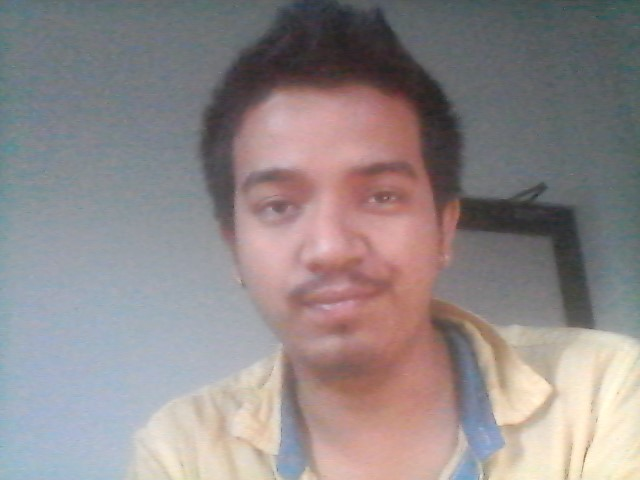
#> input picture face/antispoofing/presentation_tools/real_image.jpg, 640 x 480 px
$ python -i isolate.py   (imports and definitions only)
#> lines starting #> are read from the running program, lines starting #| are printed output that depends on the picture; after the words box and inside, x2 and y2 are one past the last pixel; in counts of white or black regions, pixels touching at a corner belong together
# isolate the id from the image scan
import cv2
from PIL import Image

def write_isolated(image_path, output_path):
#> called with output_path = 'out.png'
    pil_image = Image.open(image_path)
#> pil_image is the input picture: PIL image 640x480 RGB; mean R, G, B 144.9, 136.6, 137
    if pil_image.mode != 'RGB':
        pil_image = pil_image.convert('RGB')
        pil_image.save(image_path)
    image = cv2.imread(image_path)
    gray_image = cv2.cvtColor(image, cv2.COLOR_RGB2GRAY)
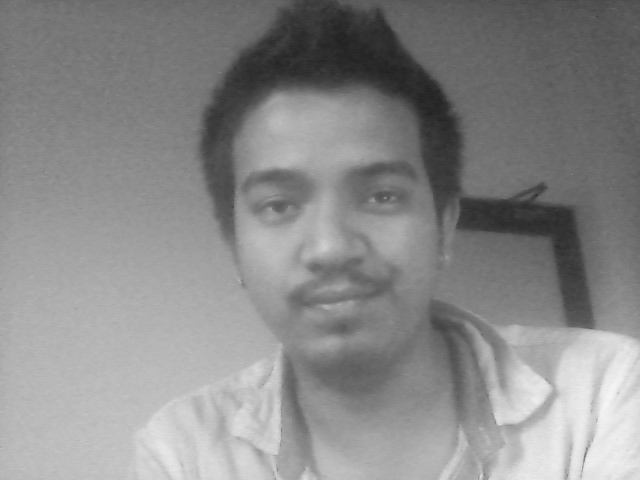
#> gray_image: shape (480, 640); min 33, max 248, mean 137.6
    thresh_img = cv2.threshold(gray_image, 0, 255, cv2.THRESH_BINARY + cv2.THRESH_OTSU)[1]
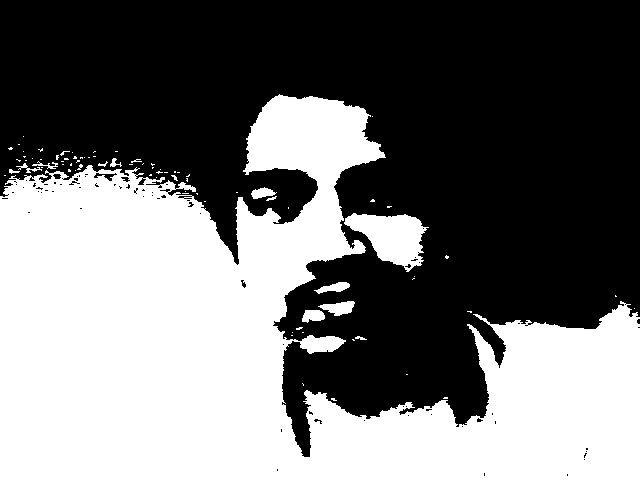
#> thresh_img: shape (480, 640); 44.8% white; 82 white regions (68 under 20 px)
    cnts = cv2.findContours(thresh_img, cv2.RETR_EXTERNAL, cv2.CHAIN_APPROX_SIMPLE)
#> cnts = 82 contours, 73 with area under 20; largest, box (x1, y1, x2, y2) and area: (0, 94, 640, 480) 131936, (344, 213, 429, 272) 2685, (318, 301, 355, 316) 286, (302, 310, 325, 323) 194, (314, 282, 350, 294) 185
    cnts = cnts[0] if len(cnts) == 2 else cnts[1]
    cnts = sorted(cnts, key=cv2.contourArea, reverse=True)[:5]
#> cnts = 5 contours; box (x1, y1, x2, y2) and area: (0, 94, 640, 480) 131936, (344, 213, 429, 272) 2685, (318, 301, 355, 316) 286, (302, 310, 325, 323) 194, (314, 282, 350, 294) 185
    for c in cnts:
        perimeter = cv2.arcLength(c, True)
        approx = cv2.approxPolyDP(c, 0.018 * perimeter, True)
        if len(approx) >= 4:
            x,y,w,h = cv2.boundingRect(c)
            new_img = image[y:y+h,x:x+w]
            cv2.imwrite(output_path, new_img)
            return output_path
#> this loop made 1 pass
#> (perimeter, x, y, w, h) on pass 1: (4078.5, 0, 94, 640, 386)
#> pass 1, in write_isolated, `new_img = image[y:y+h,x:x+w]`:
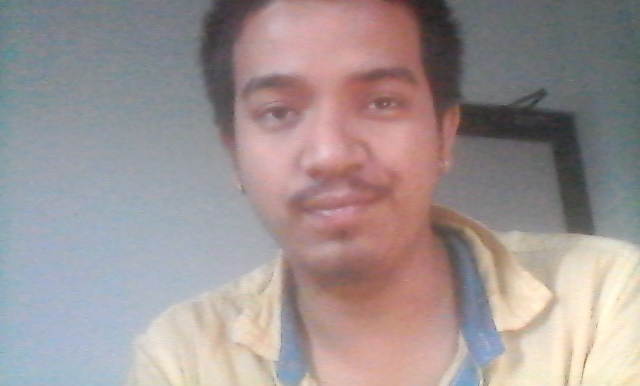
#> new_img: shape (386, 640, 3); mean B, G, R 146.9, 147.2, 158.3
    return None

>>> result = write_isolated('../face/antispoofing/presentation_tools/real_image.jpg', 'out.png')

$ run again, on face/antispoofing/presentation_tools/real_face.jpg
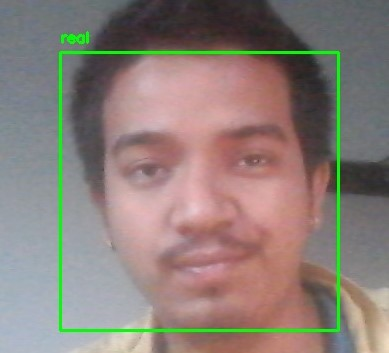
#> input picture face/antispoofing/presentation_tools/real_face.jpg, 389 x 353 px
#> in write_isolated, pil_image is the input picture: PIL image 389x353 RGB; mean R, G, B 139.6, 126.9, 120.9
#> in write_isolated, `thresh_img = cv2.threshold(gray_image, 0, 255, cv2.THRESH_BINARY + cv2..`:
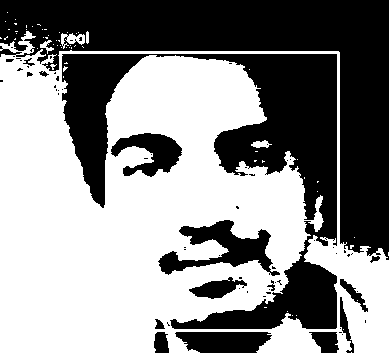
#> thresh_img: shape (353, 389); 54.9% white; 67 black regions (50 under 20 px)
#> in write_isolated, `cnts = cv2.findContours(thresh_img, cv2.RETR_EXTERNAL, cv2.CHAIN_APPRO..`: cnts = 46 contours, 42 with area under 20; largest, box (x1, y1, x2, y2) and area: (0, 31, 389, 353) 103923, (61, 33, 85, 49) 168, (40, 40, 54, 54) 48, (86, 31, 89, 44) 22
#> in write_isolated, `cnts = sorted(cnts, key=cv2.contourArea, reverse=True)[:5]`: cnts = 5 contours, 1 with area under 20; largest, box (x1, y1, x2, y2) and area: (0, 31, 389, 353) 103923, (61, 33, 85, 49) 168, (40, 40, 54, 54) 48, (86, 31, 89, 44) 22
#> the loop in write_isolated, `for c in cnts:` made 1 pass
#> (perimeter, x, y, w, h) on pass 1: (2127.7, 0, 31, 389, 322)
#> pass 1, in write_isolated, `new_img = image[y:y+h,x:x+w]`:
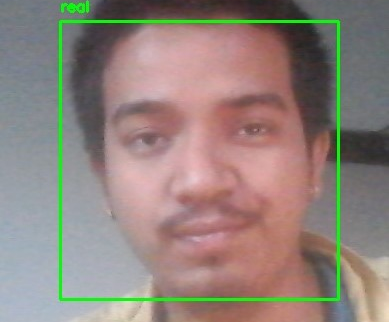
#> new_img: shape (322, 389, 3); mean B, G, R 124.4, 131.3, 145.2

$ run again, on face/antispoofing/presentation_tools/resized_real_face.jpg
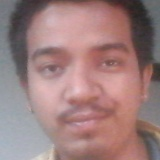
#> input picture face/antispoofing/presentation_tools/resized_real_face.jpg, 160 x 160 px
#> in write_isolated, pil_image is the input picture: PIL image 160x160 RGB; mean R, G, B 157.4, 126.5, 125.7
#> in write_isolated, `thresh_img = cv2.threshold(gray_image, 0, 255, cv2.THRESH_BINARY + cv2..`:
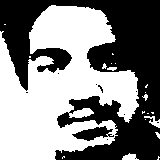
#> thresh_img: shape (160, 160); 52.5% white; 11 black regions (9 under 20 px)
#> in write_isolated, `cnts = cv2.findContours(thresh_img, cv2.RETR_EXTERNAL, cv2.CHAIN_APPRO..`: cnts = 20 contours, 17 with area under 20; largest, box (x1, y1, x2, y2) and area: (0, 5, 139, 160) 12978, (122, 153, 139, 160) 58, (144, 116, 160, 128) 52
#> in write_isolated, `cnts = sorted(cnts, key=cv2.contourArea, reverse=True)[:5]`: cnts = 5 contours, 2 with area under 20; largest, box (x1, y1, x2, y2) and area: (0, 5, 139, 160) 12978, (122, 153, 139, 160) 58, (144, 116, 160, 128) 52
#> the loop in write_isolated, `for c in cnts:` made 1 pass
#> (perimeter, x, y, w, h) on pass 1: (1179.3, 0, 5, 139, 155)
#> pass 1, in write_isolated, `new_img = image[y:y+h,x:x+w]`:
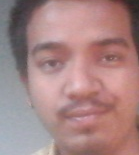
#> new_img: shape (155, 139, 3); mean B, G, R 132.6, 133.3, 167.1

$ run again, on face/antispoofing/presentation_tools/resized_spoof_face.jpg
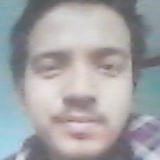
#> input picture face/antispoofing/presentation_tools/resized_spoof_face.jpg, 160 x 160 px
#> in write_isolated, pil_image is the input picture: PIL image 160x160 RGB; mean R, G, B 164, 163.9, 166
#> in write_isolated, `thresh_img = cv2.threshold(gray_image, 0, 255, cv2.THRESH_BINARY + cv2..`:
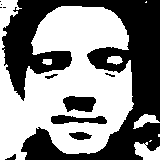
#> thresh_img: shape (160, 160); 53.8% white; 11 black regions (5 under 20 px)
#> in write_isolated, `cnts = cv2.findContours(thresh_img, cv2.RETR_EXTERNAL, cv2.CHAIN_APPRO..`: cnts = 8 contours, 3 with area under 20; largest, box (x1, y1, x2, y2) and area: (0, 0, 134, 160) 13570, (134, 142, 160, 160) 273, (133, 114, 160, 129) 162, (107, 56, 123, 65) 86, (42, 59, 52, 65) 38
#> in write_isolated, `cnts = sorted(cnts, key=cv2.contourArea, reverse=True)[:5]`: cnts = 5 contours; box (x1, y1, x2, y2) and area: (0, 0, 134, 160) 13570, (134, 142, 160, 160) 273, (133, 114, 160, 129) 162, (107, 56, 123, 65) 86, (42, 59, 52, 65) 38
#> the loop in write_isolated, `for c in cnts:` made 1 pass
#> (perimeter, x, y, w, h) on pass 1: (1047.6, 0, 0, 134, 160)
#> pass 1, in write_isolated, `new_img = image[y:y+h,x:x+w]`:
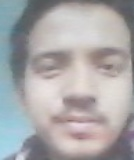
#> new_img: shape (160, 134, 3); mean B, G, R 169.2, 168, 170.1
